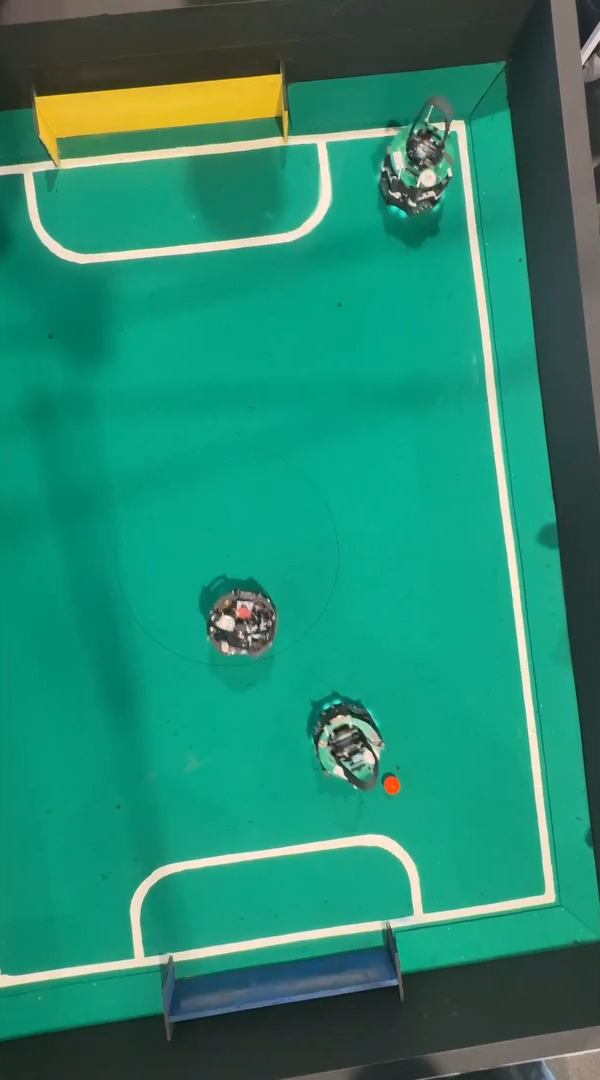
#> input picture code/data/videos/futbot-01.jpg, 600 x 1080 px, given in place of video1.mp4, which was not available
$ python diagnose_hsv_ball_candidates.py
#> lines starting #> are read from the running program, lines starting #| are printed output that depends on the picture; after the words box and inside, x2 and y2 are one past the last pixel; in counts of white or black regions, pixels touching at a corner belong together; pictures that were not available may be replaced by others from this repository, and a replacement may not be noted
### code/vision/ball_utils.py
import cv2
import numpy as np
import supervision as sv

# ── Constantes ────────────────────────────────────────────────────────────────
BALL_MIN_AREA              = 8          # más pequeño: bola puede estar lejos
BALL_MAX_AREA              = 3500
BALL_MAX_ASPECT_RATIO      = 1.8
BALL_MIN_CIRCULARITY       = 0.45       # relajado: bola parcialmente ocluida
BALL_MIN_ORANGE_PIXELS     = 6
BALL_MIN_ORANGE_RATIO      = 0.04
BALL_MIN_SIGNATURE_RATIO   = 0.12
BALL_MIN_SIGNATURE_CIRCULARITY = 0.58
BALL_MIN_FIELD_NEIGHBOR_RATIO = 0.18
BALL_HSV_CONFIDENCE        = 0.92
BALL_ROBOT_REJECT_RADIUS_PX   = 58.0
BALL_ROBOT_REJECT_PADDING_PX  = 14.0
BALL_FIELD_CONTEXT_PADDING_PX = 18
BALL_SKIN_CONTEXT_PADDING_PX = 42
BALL_MAX_SKIN_RING_RATIO = 0.14
BALL_MAX_SKIN_BOX_RATIO = 0.28
BALL_MIN_SKIN_PIXELS_TO_REJECT = 90

# ── Rangos HSV naranja (dos bandas para capturar sombras/sobreexposición) ─────
# Banda primaria: naranja puro brillante
_HSV_ORANGE_LO1 = np.array([0,  120,  80], dtype=np.uint8)
_HSV_ORANGE_HI1 = np.array([10, 255, 255], dtype=np.uint8)
# Banda secundaria: naranja oscuro / bajo brillo (bola en sombra del robot)
_HSV_ORANGE_LO2 = np.array([165, 100,  60], dtype=np.uint8)
_HSV_ORANGE_HI2 = np.array([180, 255, 255], dtype=np.uint8)
# Banda terciaria: naranja-amarillo (sobreexposición, luz fuerte encima)
_HSV_ORANGE_LO3 = np.array([10,  115,  110], dtype=np.uint8)
_HSV_ORANGE_HI3 = np.array([25, 255,  255], dtype=np.uint8)


# ── Helpers internos ──────────────────────────────────────────────────────────
def _box_area(xyxy: np.ndarray) -> float:
    return max(0, xyxy[2] - xyxy[0]) * max(0, xyxy[3] - xyxy[1])


def _center(xyxy: np.ndarray):
    return ((xyxy[0] + xyxy[2]) / 2, (xyxy[1] + xyxy[3]) / 2)


def _orange_mask(frame: np.ndarray) -> np.ndarray:
    """Máscara HSV triple-banda para naranja robusto."""
    if frame is None or frame.size == 0:
        return np.zeros((0, 0), dtype=np.uint8)
    hsv = cv2.cvtColor(frame, cv2.COLOR_BGR2HSV)
    m1 = cv2.inRange(hsv, _HSV_ORANGE_LO1, _HSV_ORANGE_HI1)
    m2 = cv2.inRange(hsv, _HSV_ORANGE_LO2, _HSV_ORANGE_HI2)
    m3 = cv2.inRange(hsv, _HSV_ORANGE_LO3, _HSV_ORANGE_HI3)
    return cv2.bitwise_or(cv2.bitwise_or(m1, m2), m3)


# [23 lines left out: function _skin_mask, not called in this run]


def _clip_box(xyxy: np.ndarray, width: int, height: int) -> tuple[int, int, int, int]:
    x0 = max(0, min(width,  int(np.floor(xyxy[0]))))
    y0 = max(0, min(height, int(np.floor(xyxy[1]))))
    x1 = max(0, min(width,  int(np.ceil(xyxy[2]))))
    y1 = max(0, min(height, int(np.ceil(xyxy[3]))))
    return x0, y0, x1, y1


# [14 lines left out: function _is_near_robot, not called in this run]


def _circularity(cnt) -> float:
    area  = cv2.contourArea(cnt)
    perim = cv2.arcLength(cnt, True)
    if perim == 0:
        return 0.0
    return 4 * np.pi * area / (perim ** 2)


# ── Filtros de detecciones sv.Detections ─────────────────────────────────────
# [132 lines left out: functions filter_ball_by_area, filter_ball_by_aspect_ratio, filter_ball_by_orange_support, filter_ball_by_orange_signature, filter_ball_against_skin, filter_ball_against_robots and 3 more, not called in this run]


def orange_signature_for_box(xyxy: np.ndarray, frame: np.ndarray) -> dict[str, float]:
    if frame is None or frame.size == 0:
        return {"orange_pixels": 0.0, "orange_ratio": 0.0, "circularity": 0.0}
    orange_mask = _orange_mask(frame)
    x0, y0, x1, y1 = _clip_box(xyxy, frame.shape[1], frame.shape[0])
    if x1 <= x0 or y1 <= y0:
        return {"orange_pixels": 0.0, "orange_ratio": 0.0, "circularity": 0.0}

    roi = orange_mask[y0:y1, x0:x1]
    orange_pixels = int(np.count_nonzero(roi))
    orange_ratio = orange_pixels / max(1, roi.size)

    contours, _ = cv2.findContours(roi, cv2.RETR_EXTERNAL, cv2.CHAIN_APPROX_SIMPLE)
    circularity = 0.0
    if contours:
        circularity = max(_circularity(cnt) for cnt in contours)

    return {
        "orange_pixels": float(orange_pixels),
        "orange_ratio": float(orange_ratio),
        "circularity": float(circularity),
    }


# [47 lines left out: functions skin_context_for_box, is_skin_like_false_ball, not called in this run]


def field_context_ratio_for_box(
    xyxy: np.ndarray,
    field_mask: np.ndarray | None,
    frame_shape: tuple[int, ...],
) -> float:
    if field_mask is None:
        return 1.0
    field = _normalized_field_mask(field_mask, frame_shape[1], frame_shape[0])
    x0, y0, x1, y1 = _expanded_box(
        xyxy,
        frame_shape[1],
        frame_shape[0],
        BALL_FIELD_CONTEXT_PADDING_PX,
    )
    roi = field[y0:y1, x0:x1]
    return int(np.count_nonzero(roi)) / max(1, roi.size)


def center_on_field_for_box(
    xyxy: np.ndarray,
    field_mask: np.ndarray | None,
    frame_shape: tuple[int, ...],
) -> bool:
    if field_mask is None:
        return True
    field = _normalized_field_mask(field_mask, frame_shape[1], frame_shape[0])
    cx, cy = _center(xyxy)
    px = int(round(cx))
    py = int(round(cy))
    return 0 <= px < field.shape[1] and 0 <= py < field.shape[0] and field[py, px] > 0


def _normalized_field_mask(field_mask: np.ndarray, width: int, height: int) -> np.ndarray:
    fm = field_mask
    if fm.ndim == 3:
        fm = np.any(fm, axis=0).astype(np.uint8)
    fm = (fm * 255).astype(np.uint8) if fm.max() <= 1 else fm.astype(np.uint8)
    fm = cv2.resize(fm, (width, height), interpolation=cv2.INTER_NEAREST)
    return (fm > 0).astype(np.uint8) * 255


def _expanded_box(
    xyxy: np.ndarray,
    width: int,
    height: int,
    padding: int,
) -> tuple[int, int, int, int]:
    return _clip_box(
        np.array([
            xyxy[0] - padding,
            xyxy[1] - padding,
            xyxy[2] + padding,
            xyxy[3] + padding,
        ]),
        width,
        height,
    )


# ── Fallback HSV puro ─────────────────────────────────────────────────────────
# [150 lines left out: functions hsv_ball_fallback, template_match_ball, not called in this run]

### code/tools/diagnose_hsv_ball_candidates.py
from __future__ import annotations

import argparse
import sys
from collections import Counter
from dataclasses import dataclass
from pathlib import Path

cv2 = None
np = None
ball_utils = None


CODE_DIR = Path(__file__).resolve().parents[1]
if str(CODE_DIR) not in sys.path:
    sys.path.insert(0, str(CODE_DIR))


from infra.configs import Config


DEFAULT_FRAME_IDS = "0,8,60,63,74,90,120,150,181,234,240,253"


@dataclass(frozen=True)
class HsvBallCandidate:
    xyxy: np.ndarray
    center: tuple[float, float]
    area_px: float
    score: float
    source: str
    orange_pixels: float
    orange_ratio: float
    circularity: float
    s_field: float
    reject_reason: str | None = None


def parse_args() -> argparse.Namespace:
    parser = argparse.ArgumentParser(description="Diagnose HSV ball candidates on selected video frames.")
    parser.add_argument("--video", type=Path, default=Config.VIDEO_DIR / "video1.mp4", help="Source video path.")
    parser.add_argument("--output-dir", type=Path, default=Config.OUTPUT_DIR / "ball_tracking_diagnostics", help="Output directory.")
    parser.add_argument("--frames", default=DEFAULT_FRAME_IDS, help="Comma-separated frame IDs.")
    parser.add_argument("--top-n", type=int, default=5, help="Candidates to draw per frame.")
    return parser.parse_args()


def main() -> None:
    args = parse_args()
    _load_cv_modules()
    _load_ball_helpers()
    frame_ids = [int(part.strip()) for part in args.frames.split(",") if part.strip()]
    args.output_dir.mkdir(parents=True, exist_ok=True)
    cap = cv2.VideoCapture(str(args.video))
    if not cap.isOpened():
        raise RuntimeError(f"Could not open {args.video}")

    panels: list[np.ndarray] = []
    reject_counts: Counter[str] = Counter()
    try:
        for frame_id in frame_ids:
            cap.set(cv2.CAP_PROP_POS_FRAMES, frame_id)
            ok, frame = cap.read()
            if not ok or frame is None:
                print(f"{frame_id}: none")
                continue

            best, candidates = _score_hsv_candidates(frame)
            reject_counts.update(c.reject_reason or "accepted" for c in candidates)
            _draw_candidates(frame, candidates, best, args.top_n)
            if best is not None:
                cx, cy = best.center
                print(f"{frame_id}: ({cx:.1f}, {cy:.1f}) score={best.score:.3f}")
                _draw_crosshair(frame, (int(round(cx)), int(round(cy))))
                cv2.putText(
                    frame,
                    f"{best.source} {best.score:.2f}",
                    (int(round(cx)) + 14, int(round(cy)) - 14),
                    cv2.FONT_HERSHEY_SIMPLEX,
                    0.6,
                    (0, 149, 255),
                    2,
                    cv2.LINE_AA,
                )
            else:
                print(f"{frame_id}: none ({len(candidates)} candidates)")

            cv2.putText(frame, f"Frame {frame_id}", (16, 32), cv2.FONT_HERSHEY_SIMPLEX, 0.9, (255, 255, 255), 2, cv2.LINE_AA)
            panels.append(_resize_for_sheet(frame))
#> this loop made 12 passes
#| 0: (392.0, 784.5) score=0.934
#| 8: (392.0, 784.5) score=0.934
#| 60: (392.0, 784.5) score=0.934
#| 63: (392.0, 784.5) score=0.934
#| 74: (392.0, 784.5) score=0.934
#| 90: (392.0, 784.5) score=0.934
#| 120: (392.0, 784.5) score=0.934
#| 150: (392.0, 784.5) score=0.934
#> (further printed lines are left out)
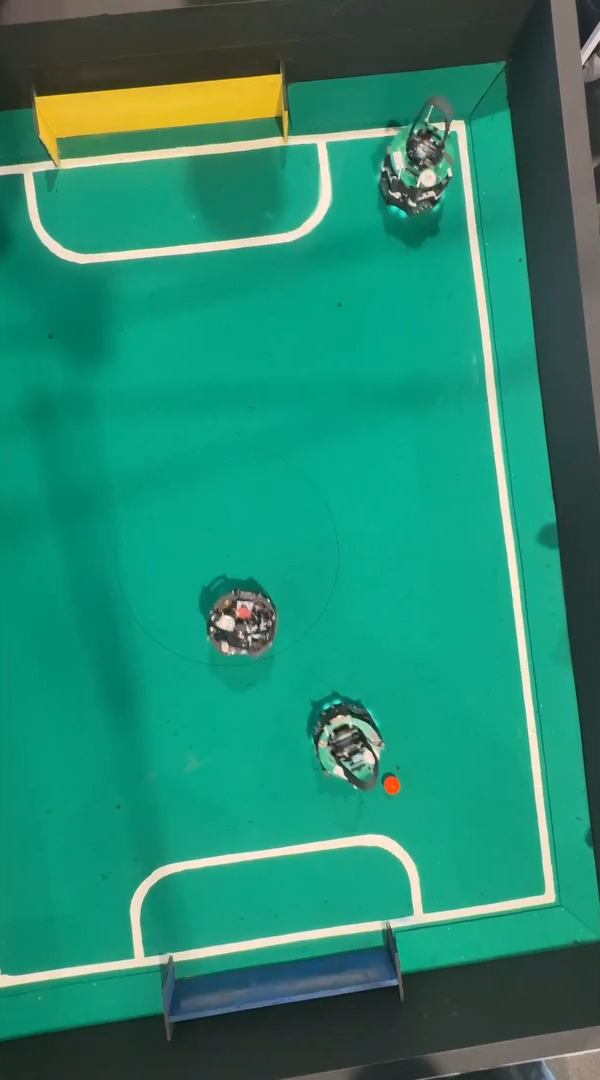
#> input picture code/data/videos/futbot-01.jpg, 600 x 1080 px, given in place of video1.mp4, which was not available
#> pass 1, in _score_hsv_candidates, `mask1 = cv2.inRange(hsv, np.array([0, 100, 80], dtype=np.uint8), np.ar..`:
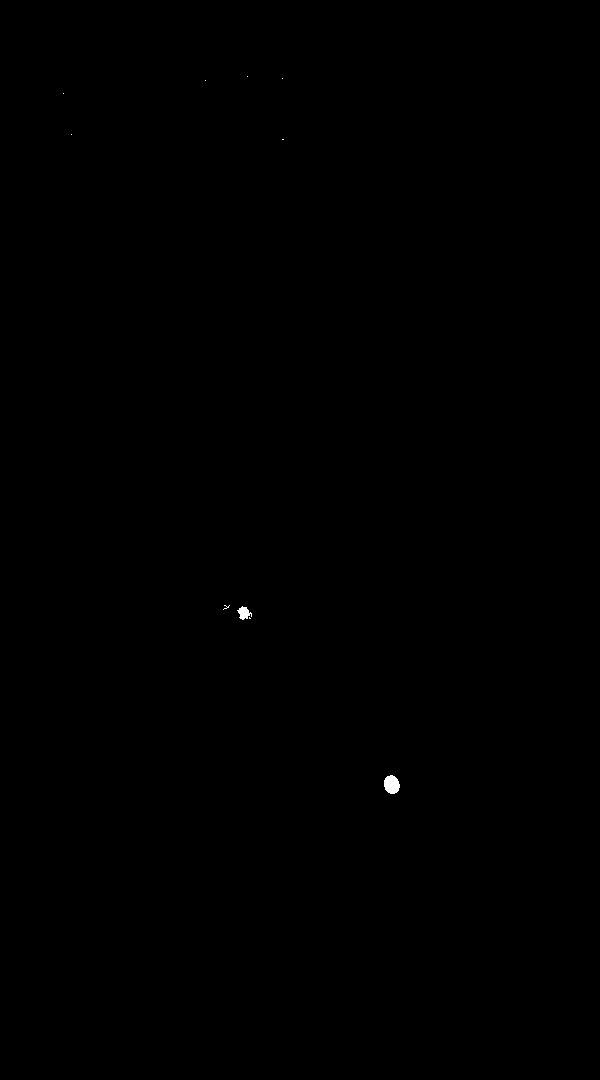
#> mask1: shape (1080, 600); 0.06% white; 10 white regions (8 under 20 px), largest, box (x1, y1, x2, y2) and area: (384, 775, 400, 794) 234, (237, 606, 252, 620) 121
    finally:
        cap.release()

    if panels:
        _write_sheet(panels, args.output_dir / "hsv_ball_candidates_sheet.png", columns=3)
    print(f"reject_counts: {dict(reject_counts)}")


def _load_cv_modules() -> None:
    global cv2, np
    if cv2 is not None and np is not None:
        return
    import cv2 as cv2_module
    import numpy as np_module

    cv2 = cv2_module
    np = np_module


def _load_ball_helpers() -> None:
    global ball_utils
    if ball_utils is not None:
        return
    from vision import ball_utils as ball_utils_module

    ball_utils = ball_utils_module


def _score_hsv_candidates(frame: np.ndarray):
    hsv = cv2.cvtColor(frame, cv2.COLOR_BGR2HSV)
    mask1 = cv2.inRange(hsv, np.array([0, 100, 80], dtype=np.uint8), np.array([20, 255, 255], dtype=np.uint8))
    mask2 = cv2.inRange(hsv, np.array([170, 100, 80], dtype=np.uint8), np.array([179, 255, 255], dtype=np.uint8))
    mask = cv2.bitwise_or(mask1, mask2)
    mask = cv2.morphologyEx(mask, cv2.MORPH_OPEN, np.ones((3, 3), np.uint8))
    contours, _ = cv2.findContours(mask, cv2.RETR_EXTERNAL, cv2.CHAIN_APPROX_SIMPLE)
    field_mask = _build_green_field_mask(frame)
    candidates = [_score_contour(frame, field_mask, contour) for contour in contours]
    accepted = [candidate for candidate in candidates if candidate.reject_reason is None]
    best = max(accepted, key=lambda candidate: candidate.score, default=None)
    return best, candidates


def _score_contour(frame: np.ndarray, field_mask: np.ndarray, contour) -> HsvBallCandidate:
    x, y, w, h = cv2.boundingRect(contour)
    xyxy = np.array([x, y, x + w, y + h], dtype=float)
    area = float(cv2.contourArea(contour))
    aspect = max(w / max(h, 1), h / max(w, 1))
    center = (x + w / 2.0, y + h / 2.0)

    signature = ball_utils.orange_signature_for_box(xyxy, frame)
    contour_circularity = _contour_circularity(contour)
    signature_circularity = float(signature["circularity"])
    circularity = max(contour_circularity, signature_circularity)
    field_ratio = ball_utils.field_context_ratio_for_box(xyxy, field_mask, frame.shape)
    center_on_field = ball_utils.center_on_field_for_box(xyxy, field_mask, frame.shape)
    orange_pixels = float(signature["orange_pixels"])
    orange_ratio = float(signature["orange_ratio"])

    reject_reason = None
    if area < ball_utils.BALL_MIN_AREA or area > ball_utils.BALL_MAX_AREA:
        reject_reason = "area"
    elif aspect > ball_utils.BALL_MAX_ASPECT_RATIO:
        reject_reason = "aspect"
    elif contour_circularity < ball_utils.BALL_MIN_CIRCULARITY:
        reject_reason = "circularity"
    elif (
        orange_pixels < ball_utils.BALL_MIN_ORANGE_PIXELS
        or orange_ratio < ball_utils.BALL_MIN_SIGNATURE_RATIO
        or signature_circularity < ball_utils.BALL_MIN_SIGNATURE_CIRCULARITY
    ):
        reject_reason = "orange_signature"
    elif not center_on_field and field_ratio < ball_utils.BALL_MIN_FIELD_NEIGHBOR_RATIO:
        reject_reason = "field_context"

    orange_score = min(1.0, orange_ratio / max(ball_utils.BALL_MIN_SIGNATURE_RATIO, 1e-6))
    field_score = min(1.0, field_ratio / max(ball_utils.BALL_MIN_FIELD_NEIGHBOR_RATIO, 1e-6))
    area_score = min(1.0, np.log1p(area) / np.log1p(ball_utils.BALL_MAX_AREA))
    score = 0.45 * circularity + 0.35 * orange_score + 0.15 * field_score + 0.05 * area_score
    if reject_reason is not None:
        score *= 0.25

    return HsvBallCandidate(
        xyxy=xyxy,
        center=center,
        area_px=area,
        score=float(score),
        source="hsv",
        orange_pixels=orange_pixels,
        orange_ratio=orange_ratio,
        circularity=float(circularity),
        s_field=float(field_ratio),
        reject_reason=reject_reason,
    )


def _contour_circularity(contour) -> float:
    area = cv2.contourArea(contour)
    perimeter = cv2.arcLength(contour, True)
    if perimeter <= 0:
        return 0.0
    return float(4.0 * np.pi * area / (perimeter ** 2))


def _build_green_field_mask(frame: np.ndarray):
    hsv = cv2.cvtColor(frame, cv2.COLOR_BGR2HSV)
    mask = cv2.inRange(hsv, np.array([35, 35, 30], dtype=np.uint8), np.array([95, 255, 255], dtype=np.uint8))
    mask = cv2.morphologyEx(mask, cv2.MORPH_OPEN, np.ones((5, 5), np.uint8))
    mask = cv2.morphologyEx(mask, cv2.MORPH_CLOSE, np.ones((21, 21), np.uint8))
    return (mask > 0).astype(np.uint8)


def _draw_candidates(frame: np.ndarray, candidates: list, best, top_n: int) -> None:
    ranked = sorted(
        candidates,
        key=lambda c: (c.reject_reason is None, c.score, c.area_px),
        reverse=True,
    )[: max(1, top_n)]
    for index, candidate in enumerate(ranked, start=1):
        x0, y0, x1, y1 = [int(round(v)) for v in candidate.xyxy]
        if best is not None and candidate is best:
            color = (0, 149, 255)
        elif candidate.reject_reason is None:
            color = (80, 220, 80)
        else:
            color = (150, 150, 150)
        cv2.rectangle(frame, (x0, y0), (x1, y1), color, 2, cv2.LINE_AA)
        label = (
            f"{index} s={candidate.score:.2f} f={candidate.s_field:.2f} "
            f"o={candidate.orange_ratio:.2f} c={candidate.circularity:.2f}"
        )
        if candidate.reject_reason:
            label += f" {candidate.reject_reason}"
        label_y = max(18, y0 - 8)
        cv2.putText(frame, label, (max(4, x0), label_y), cv2.FONT_HERSHEY_SIMPLEX, 0.45, color, 1, cv2.LINE_AA)


def _draw_crosshair(frame: np.ndarray, point: tuple[int, int]) -> None:
    x, y = point
    color = (0, 149, 255)
    cv2.circle(frame, point, 12, color, 2, cv2.LINE_AA)
    cv2.line(frame, (x - 28, y), (x - 14, y), color, 2, cv2.LINE_AA)
    cv2.line(frame, (x + 14, y), (x + 28, y), color, 2, cv2.LINE_AA)
    cv2.line(frame, (x, y - 28), (x, y - 14), color, 2, cv2.LINE_AA)
    cv2.line(frame, (x, y + 14), (x, y + 28), color, 2, cv2.LINE_AA)


def _resize_for_sheet(frame: np.ndarray) -> np.ndarray:
    rotated = cv2.rotate(frame, cv2.ROTATE_90_CLOCKWISE)
    return cv2.resize(rotated, (480, 854), interpolation=cv2.INTER_AREA)


def _write_sheet(panels: list[np.ndarray], path: Path, columns: int) -> None:
#> called with columns = 3
    rows = int(np.ceil(len(panels) / columns))
    h, w = panels[0].shape[:2]
    sheet = np.full((rows * h, columns * w, 3), (20, 20, 20), dtype=np.uint8)
#> sheet: shape (3416, 1440, 3); every value is 20
    for index, panel in enumerate(panels):
        row = index // columns
        col = index % columns
        sheet[row * h : row * h + h, col * w : col * w + w] = panel
#> this loop made 12 passes
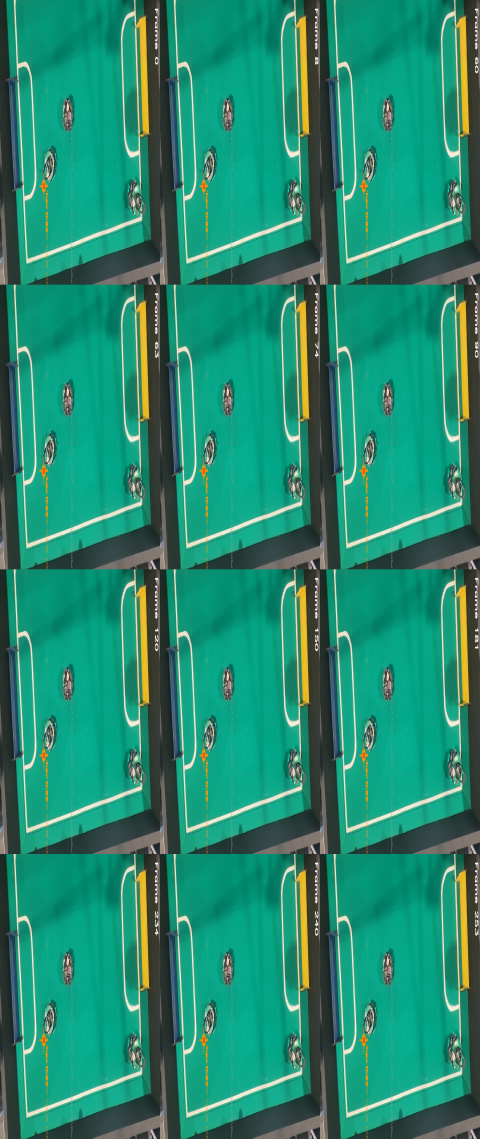
#> sheet: shape (3416, 1440, 3) (shown at 1/3 size); mean of channels 0, 1, 2 111.9, 137.5, 37.8; drawn as B, G, R
    cv2.imwrite(str(path), sheet)


if __name__ == "__main__":
    main()
#| reject_counts: {'accepted': 12, 'orange_signature': 12}
